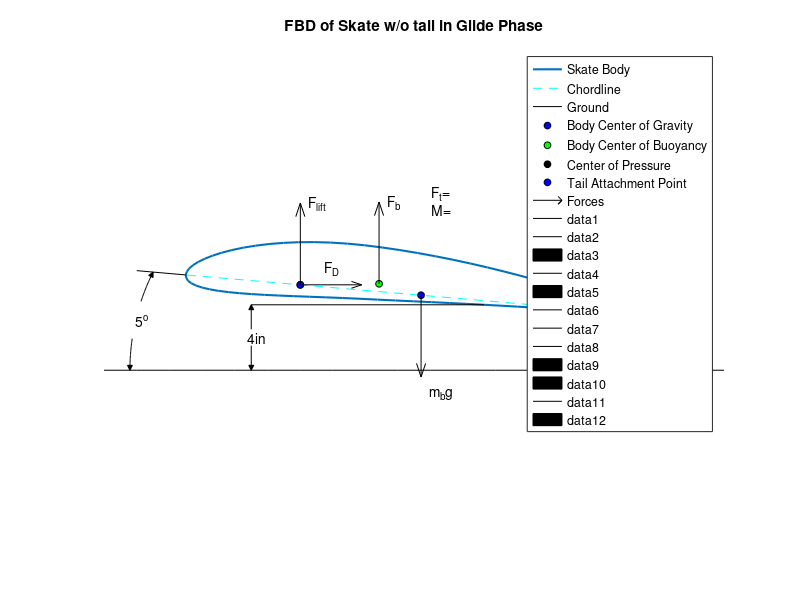
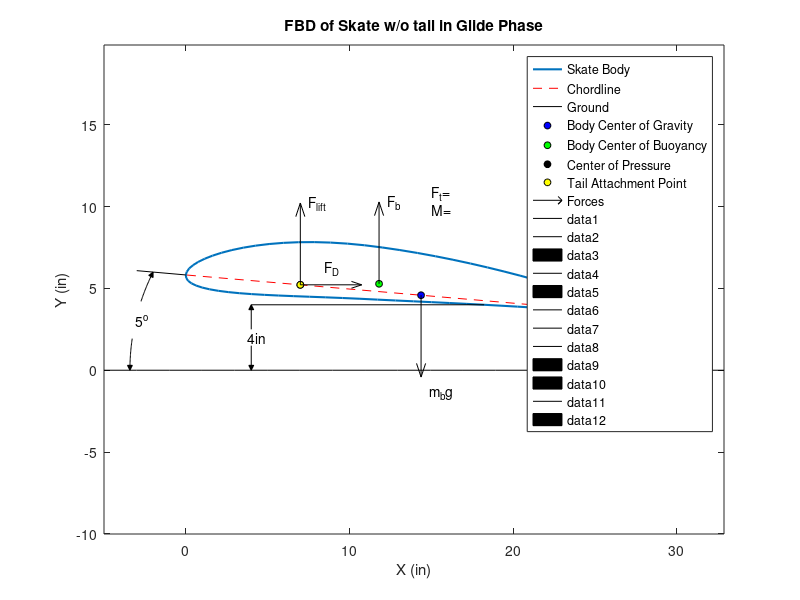

Source code (MATLAB) for these figures, in order:
% function h=createskatefbd()
clc;close all; clear;

h=1;
%variables/constants

for onoff = [0,1];
    for r=5%[4,5,6];                %degrees to rotate the foil/angle of attack
        for altitude=4%[3.5,4,4.5];         %assumed altitude in inches
            
            mountloc=18.25;     %inches from nose to leg mounts
            mkrsz=5;           %marker size for cg,cb,cop
            grext= 5;           %distance to extend the ground on both sides of model
            BTLW=1.5;           %body and tail line width
            bodylength=28;      %length of the skate body
            
            Cgx=14.38;          %body center of gravity location
            Cbx=11.812;         %body center of buoyancy location
            Cpx=7;              %body center of pressure location
            
            

            %quiver variables
            LL=5;               %arrow length
            mxhdsz=.1;         %maximum head size
            fnscale=.5;         %scaling down the arrows of the line load on tail
            tailscale=.5;       %scale for forces on tail (buoyancy and gravity)
            tbygravratio=.5;    %ratio of sizes of buoyant force to gravitaional
            dragscale=.75;      %scaling down drag force so it doesn't overlap
            
            %moment variables
            momentradius=1;
            equationloc=15;        %xlocation of start of equations
            equationhght=3;      %y distance above top of skate for eqs
            
            %annotation variables
            altarrowx=4;        %location of altitude annotation
            spce=1;             %size of space for text in altitude annotation
            mxhdsz2=.2;         %maximum arrow head size for dimesions
            arclinext=2;        %extension past nose for angle annotation
            arcspace=10;         %space for text in arc annotation
            centerofcurvature=10; % center of arc annotations

            %% read NACA file
            %first half is top second is bottom
            [X,Y]=textread('naca4412coordinates.txt','%f %f');
            
            % figure
            % plot(X,Y)
            % axis equal
            
            %% Scaling the figure
            SF=(bodylength/(max(X)-min(X)));
            X=X*SF;
            Y=Y*SF;
            
            %% rotate foil 5 degrees
            R= [cosd(r),-sind(r); sind(r),cosd(r)];
            coord=[X,Y];
            coord5=coord*R;
            
            %new x and y coordinates for foil at 5 degree angle of attack
            x=coord5(:,1);
            y=coord5(:,2);
            

            
            %% Raising to correct altitude.
            %altitude is assumed to be 4 inches.  altitude is 3.25 with extended legs
            %touching the ground so there is an estimated .75 jump from the legs pushing off the
            %ground.  To touch the ground with an angle of attack of 5 degrees the tail
            %need to be about 3feet plus a few inches to lay along the ground.
            %According to some documentation i found, Skates can have a tail about 1.26
            %times as long as the body.  Ours is closer to 1.5 but i feel thats a
            %reasonable difference to still considered bioinspired.
            
            
            xbottom=x(ceil(length(x)/2):end);
            ybottom=y(ceil(length(y)/2):end);
            YI=interp1(xbottom,ybottom,mountloc); %location of chord line at mountlocation
            y=y+altitude-YI;
            
             figure
             hskate=plot(x,y,'LineWidth',BTLW);
             hold on
             axis equal
            
             %% adding tail
%             L1=altitude/sind(r);
%             x1=L1/cosd(r)-(bodylength-mountloc);
%             
%             xtail=[x(1),x(1)+x1,x(1)+x1+1,x(1)+x1+2,x(1)+x1+3];
%             ytail=[y(1),0,0,0,0];
%             
%             cs=spline(xtail,ytail);
%             xx=linspace(xtail(1),xtail(end),24);
%             xtail=xx;
%             ytail=ppval(cs,xx);
%             
%             %starting to plot
%             figure
%             hbodytail=plot(x,y,xtail,ytail,'LineWidth',BTLW);
%             hold on
%             axis equal
%             
%             %contact point
%             ind=find(ytail<.05);
%             contactpointx=xtail(ind(1));
%             contactpointy=0;
%             htcon=plot(contactpointx,contactpointy,'^');
%             
            %% adding the ground
            groundx=linspace(-grext,max(x)+grext,20);
            groundy=zeros(size(groundx));
            hgr=plot(groundx,groundy,'k');
            
            %% add chord line
            [Val,I]=min(x);
            yzero=y(I);
            hchord=plot([x(1),Val],[y(1),yzero],'--r');
            
            
            %% add Cg,Cb,Cop
            
            %body center of gravity
            %Cg estimate.  Put in line with force from legs and on the chord line so that kicking causes
            %minimal rotation.
            
            Cgy=interp1([x(1),Val],[y(1),y(I)],Cgx);
            hcg=plot(Cgx,Cgy,'ok','markersize',mkrsz,'markerfacecolor','b'); %blue
            
            %body center of buoyancy
            %taken from solidworks by changing all parts to same material and finding
            %center of gravity since center of bouyancy is the Cg of the water
            %displaced
            
            Cby=interp1([x(1),Val],[y(1),y(I)],Cbx)+0.478;
            hcb=plot(Cbx,Cby,'ok','markersize',mkrsz,'markerfacecolor','g'); %green
            
            %body center of pressure
            %taken from solidworks flow simulation of skate
            
            Cpy=interp1([x(1),Val],[y(1),y(I)],Cpx);
            hcp=plot(Cpx,Cpy,'ok','markersize',mkrsz,'markerfacecolor','k'); %black
            
            %tail attachment point
            tattx=x(1);
            tatty=y(1);
            htatt=plot(Cpx,Cpy,'ok','markersize',mkrsz,'markerfacecolor','y'); %yellow
            
%             %tail center of gravity/buoyancy
%             tcgx=mean(xtail);
%             tcgy=interp1(xtail,ytail,tcgx);
%             htcg=plot(tcgx,tcgy,'o','markersize',mkrsz,'markerfacecolor','y'); %yellow
            
            
            %% Plot forces
%             %Normal force on tail
%             fx=linspace(contactpointx,max(xtail),10);
%             fny=ones(size(fnx))*contactpointy;
%             fnu=zeros(size(fnx));
%             fnv=ones(size(fnx))*LL*fnscale;
%             
%             %line load
%              lnx=[contactpointx,max(xtail)];
%              lny=[LL*fnscale,LL*fnscale];
%              plot(lnx,lny,'k')
%             
            %lift
            fx=Cpx;
            fy=Cpy;
            fu=0;
            fv=LL;
            
            %body buoyant force
            fx(end+1)=Cbx;
            fy(end+1)=Cby;
            fu(end+1)=0;
            fv(end+1)=LL;
            
            %body weight
            fx(end+1)=Cgx;
            fy(end+1)=Cgy;
            fu(end+1)=0;
            fv(end+1)=-LL;
            
            %drag
            fx(end+1)=Cpx;
            fy(end+1)=Cpy;
            fu(end+1)=LL*dragscale;
            fv(end+1)=0;
            
%             %tail grav
%             fnx(end+1)=tcgx;
%             fny(end+1)=tcgy;
%             fnu(end+1)=0;
%             fnv(end+1)=-LL*tailscale;
%             
%             %tail buoy
%             fnx(end+1)=tcgx;
%             fny(end+1)=tcgy;
%             fnu(end+1)=0;
%             fnv(end+1)=LL*tailscale*tbygravratio;
%             

            %tail downward force
            fx(end+1)=tattx;
            fy(end+1)=tatty;
            fu(end+1)=0;
            fv(end+1)=-LL*tailscale;



            %plot
            %qfn=quiver(fnx,fny,fnu,fnv,LLfraction,'k');
            qfn=quiver(fx,fy,fu,fv,'k','autoscale','off','maxheadsize',mxhdsz);
            %% label forces
            %lift
            text(Cpx+.5,Cpy+LL,'F_{lift}')
            text(Cbx+.5,Cby+LL,'F_b')
            text(Cpx+.5+1,Cpy+1,'F_D')
            text(Cgx+.5,Cgy-LL-1,'m_bg')
            text(tattx+.5,tatty-(LL-1)*tailscale,'F_t')
%             text(contactpointx-2.5,5*fnscale,'F_N')
%             text(tcgx,tcgy+(5*tailscale),'F_{bt}')
%             text(tcgx,tcgy-(5*tailscale),'m_tg')
            
            %% legend
%             legend([hbodytail;hchord;hgr;htcon;hcg;hcb;htcg;hcp;qfn],'Skate Body','Tail',...
%                 'Chordline','Ground','Tail Contact Point','Body Center of Gravity',...
%                 'Body Center of Buoyancy', 'Tail Center of Gravity',...
%                 'Center of Pressure','Forces')
            legend([hskate;hchord;hgr;hcg;hcb;hcp;htatt;qfn],'Skate Body',...
                'Chordline','Ground','Body Center of Gravity',...
                'Body Center of Buoyancy',...
                'Center of Pressure','Tail Attachment Point','Forces')

            
            %% Title and labels
            title('FBD of Skate w/o tail in Glide Phase')
            xlabel('X (in)')
            ylabel('Y (in)')
                
            if onoff==1
                axis on
%                 set(gca,'YMinorTick','on')
%                 grid on
%                 grid minor
            else
                axis off
                whitebg(gcf,'w')
            end
            
            
            %% altitude annotation

            %draw horizontal line from mountloc
            plot([altarrowx,mountloc],[altitude,altitude],'k')
            
            %insert arrows
             altqx=[altarrowx,altarrowx];
             altqy=[(altitude/2)+(spce/2),(altitude/2)-(spce/2)];
             altqu=[0,0];
             altqv=[altitude-((altitude/2)+(spce/2)),-((altitude/2)-(spce/2))];
             
             headheight=altqv(1);
             triangleheight=mxhdsz2*headheight;
             
             %up arrow
             harrline1=plot(altqx,[altqy(1),altitude],'k');
             trix1=[altarrowx,altarrowx+triangleheight/2,altarrowx-triangleheight/2];
             triy1=[altitude,altitude-triangleheight,altitude-triangleheight];
             htri1=fill(trix1,triy1,'k');
             
             %down arrow
             harrline2=plot(altqx,[altqy(2),0],'k');
             trix2=[altarrowx,altarrowx+triangleheight/2,altarrowx-triangleheight/2];
             triy2=[0,triangleheight,triangleheight];
             htri2=fill(trix2,triy2,'k');
             
            %text
             text(altarrowx-.25,altitude/2,[num2str(altitude),'in']);
            %%   Angle annotation
           
            %draw the line
            arclinx=[0,-arclinext,-arclinext-1];
            arcliny=[yzero,yzero+arclinext*tand(r),yzero+(arclinext+1)*tand(r)];
            harclin=plot(arclinx,arcliny,'k');
            
            %common variables
            arcmaxangle=atand(arcliny(2)/abs(centerofcurvature-arclinx(2)));
            radi=arcliny(2)/sind(arcmaxangle);
            extra=radi-abs(centerofcurvature-arclinx(2));
            R2= [cosd(arcmaxangle),-sind(arcmaxangle); sind(arcmaxangle),cosd(arcmaxangle)];
                        
            %top arc
            toparcdegs=linspace(arcmaxangle/2+arcspace/2,arcmaxangle,25);
            toparcx=-(radi*cosd(toparcdegs))+(radi-arclinext-extra);
            toparcy=radi*sind(toparcdegs);
            htoparc=plot(toparcx,toparcy,'k');
            
            %bottom arc
            bottomarcdegs=linspace(arcmaxangle/2-arcspace/2,0,25);
            bottomarcx=-(radi*cosd(bottomarcdegs))+radi-arclinext-extra;
            bottomarcy=(radi*sind(bottomarcdegs));
            hbottomarc=plot(bottomarcx,bottomarcy,'k');
            
            %text
            arctxtx=-(radi*cosd(arcmaxangle/2))+(radi-arclinext-extra);
            arctxty=radi*sind(arcmaxangle/2);
            text(arctxtx,arctxty,[num2str(r),'^{o}'])
            
%%%%%%%%%%%%%%%%%%%%top triangle
            %make at origin
            toparctrix=[0,triangleheight/2,triangleheight];
            toparctriy=[0,triangleheight,0];
            
            %rotate
            tricoord=[toparctrix',toparctriy'];
            tricoordnew=tricoord*R2;
            toparctrix=tricoordnew(:,1)';
            toparctriy=tricoordnew(:,2)';
            
            %translate
            xtran=-arclinext-toparctrix(2);
            ytran=arcliny(2)-toparctriy(2);
            toparctrix=toparctrix+xtran;
            toparctriy=toparctriy+ytran;
            
            %plot
            htoparctri=fill(toparctrix,toparctriy,'k');
            
 %%%%%%%%%%%%%%%%%bottom triangle
             %make at origin
            bottomarctrix=[0,-triangleheight/2,triangleheight/2];
            bottomarctriy=[0,triangleheight,triangleheight];
            
            %translate
            xtran=min(bottomarcx)-bottomarctrix(1);
            ytran=min(bottomarcy)-bottomarctriy(1);
            bottomarctrix=bottomarctrix+xtran;
            bottomarctriy=bottomarctriy+ytran;
            
            %plot
            hbottomarctri=fill(bottomarctrix,bottomarctriy,'k');
            
            
                        %% add moment due to tail
            %draw line
            momentrads=linspace(5*pi/4,5*pi/2,100);
            momentx=tattx+momentradius*cos(momentrads);
            momenty=tatty+momentradius*sin(momentrads);
            hmom=plot(momentx,momenty,'k');
            
            %make triangle
            momtrix=[momentx(end)-triangleheight,momentx(end),momentx(end)];
            momtriy=[momenty(end), momenty(end)+triangleheight/2, momenty(end)-triangleheight/2];
            hmomtri=fill(momtrix,momtriy,'k');
            
            %add text
            text(tattx+momentradius+.5,tatty,'M_t');
                    
            
            %add equations
            text(equationloc,max(y)+equationhght,'F_t=')
            text(equationloc,max(y)+equationhght-1,'M=');
            
            
            


        end
    end
end



% end






